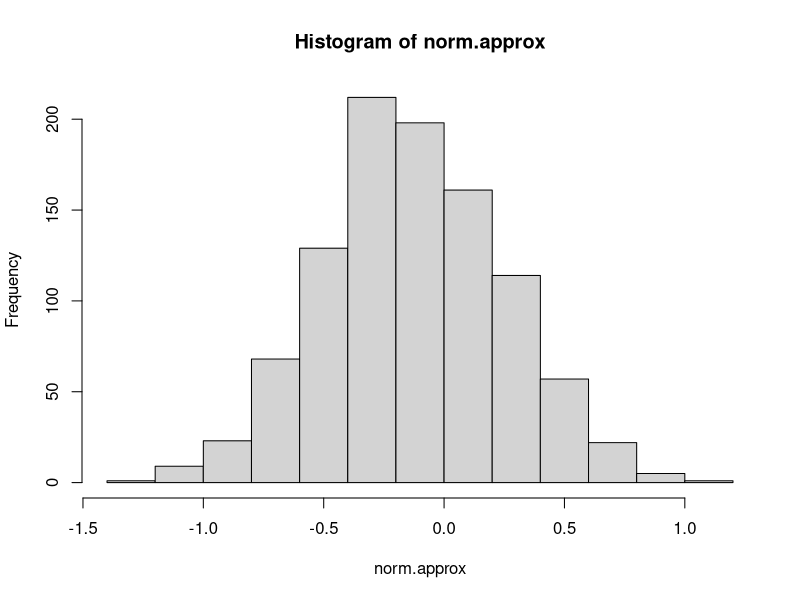
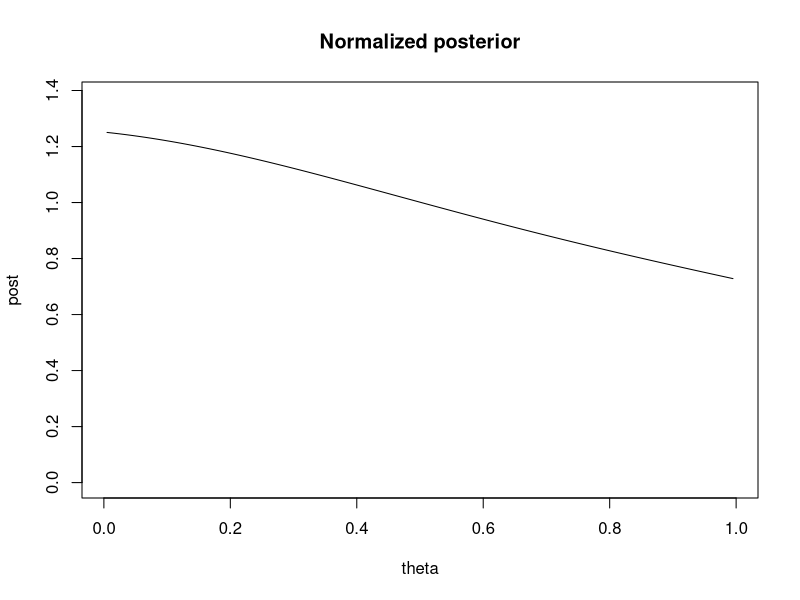
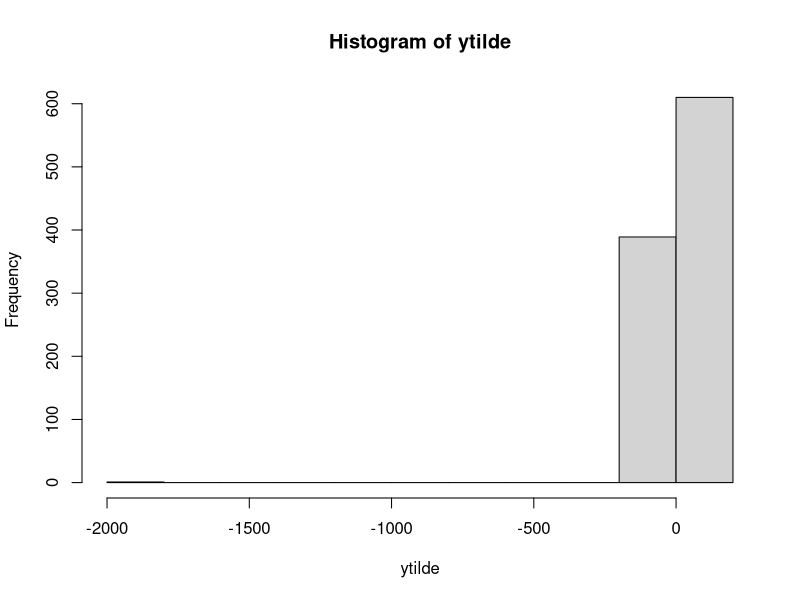

Here is the R script that generated these plots, in order:
## ---- chunk 1
mleCauchy<-function(x,tolerance=0.001){
  startvalue<-median(x)
  n=length(x)
  theta_current<-startvalue
  first_deriv<- 2*sum((x-theta_current)/(1+(x-theta_current)^2))
  
  while( abs(first_deriv)>tolerance){
  second_deriv<- 2*sum(((x-theta_current)^2-1)/(1+(x-theta_current)^2)^2)
  
  theta_new<-  theta_current - first_deriv/second_deriv
  theta_current<-theta_new
  first_deriv<- 2*sum((x-theta_current)/(1+(x-theta_current)^2))
  }
  return(theta_current)
}
x<-c(-1.94,0.59,-5.98,-0.08,-0.77)
mleCauchy(x,0.0001)



## ---- chunk 2
x<-c(-2,-1,0,1.5,2.5)
 posterior_mode<-mleCauchy(x,0.0001)
 print(posterior_mode)

 ## optimize function
 optimize(function(theta) -sum(dcauchy(x, location=theta, log=TRUE)),  c(-100,100)) 

## ---- chunk 3
# need to derived the Fisher information for Cauchy
   fishers.n<-(4*gamma(3/2)*gamma(3/2)/(gamma(3)))
   var.approx<- 1/(length(x)*fishers.n)
 norm.approx<-(rnorm(1000,mean=posterior_mode,sd=sqrt(var.approx)))
 hist(norm.approx)
## ---- chunk 4
  y<-x<-c(-2,-1,0,1.5,2.5)

  step=0.01
#theta<-seq(from=0,to=100000)/m
 theta<-seq(step/2, 1-step/2,step)
 ## p(theta | y) ~ p(y|theta)*p(theta)
 dens<-function(y,th){
   dens0<-NULL
   for(i in 1:length(th)){
     dens0<-c(dens0, prod (dcauchy(y, th[i],1)))
   }
   dens0
 }
 #dens(y,theta)
  # L(theta | y) = prod_{i=1}^n  f(y| theta)  we need the product term here.
 unnorm.post<-sapply(theta, function(x)  prod(dcauchy(y,location=x,scale=1) )) ## un norm post
   ## p(theta| y ) = p(y| theta)p(theta)  where p(theta) is U(0,100)
 post<-unnorm.post/(step*sum(unnorm.post))
 plot(theta,post,type='l',main='Normalized posterior', ylim=c(0, 1.1*max(post)))
 
 samps<-(sample(theta,1000,prob=post*step,replace=T))
  
ytilde<-rcauchy(1000,location=samps,scale=1) 
 hist(ytilde)
